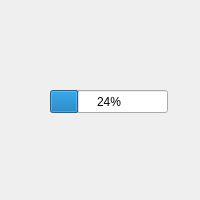
<?xml version="1.0" encoding="UTF-8"?>
<ui version="4.0">
 <class>FormA</class>
 <widget class="QWidget" name="FormA">
  <property name="geometry">
   <rect>
    <x>0</x>
    <y>0</y>
    <width>200</width>
    <height>200</height>
   </rect>
  </property>
  <property name="windowTitle">
   <string>Form</string>
  </property>
  <widget class="QProgressBar" name="progressBar">
   <property name="geometry">
    <rect>
     <x>50</x>
     <y>90</y>
     <width>118</width>
     <height>23</height>
    </rect>
   </property>
   <property name="value">
    <number>24</number>
   </property>
  </widget>
 </widget>
 <resources/>
 <connections/>
</ui>
